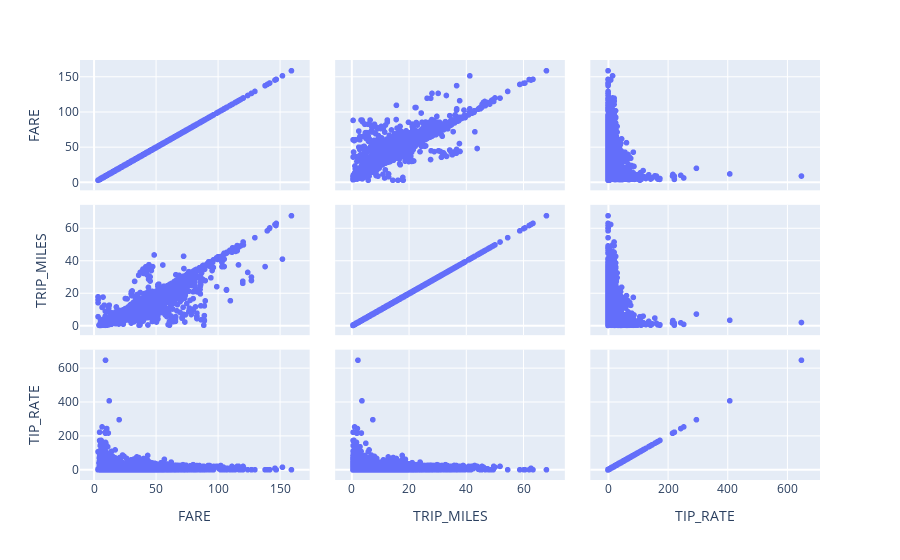

This figure's notebook cell:
### Markdown cell above
## Visualize relationships in dataset

Sometimes it is helpful to visualize relationships between features in a dataset; one way to do this is with a pair plot. A **pair plot** generates a grid of pairwise plots to visualize the relationship of each feature with all other features all in one place.

**Instructions**
1. Run the **View pair plot** code cell.

### Code cell
#@title Code - View pairplot
px.scatter_matrix(training_df, dimensions=["FARE", "TRIP_MILES", "TIP_RATE"])

### Figure 1 — Plotly figure (JSON) as saved in the notebook; plotly's stock layout.template omitted (floating-point values rounded to 4 significant figures; data arrays with more than 128 entries replaced by an {"elided": "..."} marker saying what was removed)
{"data": [{"dimensions": [{"axis": {"matches": true}, "label": "FARE", "values": {"elided": "31694 float values"}}, {"axis": {"matches": true}, "label": "TRIP_MILES", "values": {"elided": "31694 float values"}}, {"axis": {"matches": true}, "label": "TIP_RATE", "values": {"elided": "31694 float values"}}], "hovertemplate": "%{xaxis.title.text}=%{x}<br>%{yaxis.title.text}=%{y}<extra></extra>", "legendgroup": "", "marker": {"color": "#636efa", "symbol": "circle"}, "name": "", "showlegend": false, "type": "splom"}], "layout": {"dragmode": "select", "legend": {"tracegroupgap": 0}, "margin": {"t": 60}}}
